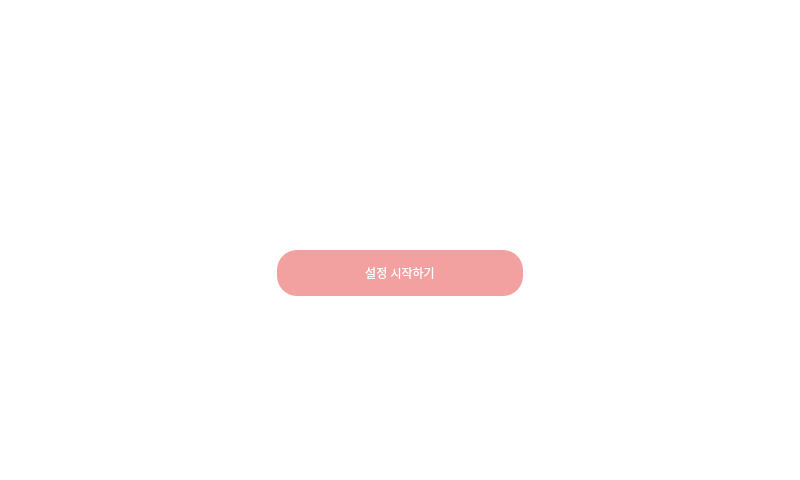
<?xml version="1.0" encoding="UTF-8"?>
<ui version="4.0">
 <class>initialSetupStartWidget</class>
 <widget class="QWidget" name="initialSetupStartWidget">
  <property name="geometry">
   <rect>
    <x>0</x>
    <y>0</y>
    <width>800</width>
    <height>480</height>
   </rect>
  </property>
  <property name="windowTitle">
   <string>Form</string>
  </property>
  <property name="styleSheet">
   <string notr="true">background-color: rgb(255, 255, 255)</string>
  </property>
  <widget class="QLabel" name="logo">
   <property name="geometry">
    <rect>
     <x>215</x>
     <y>100</y>
     <width>370</width>
     <height>130</height>
    </rect>
   </property>
   <property name="text">
    <string/>
   </property>
   <property name="pixmap">
    <pixmap resource="../resources.qrc">:/logo/icons/logo.png</pixmap>
   </property>
   <property name="scaledContents">
    <bool>true</bool>
   </property>
  </widget>
  <widget class="QPushButton" name="startButton">
   <property name="geometry">
    <rect>
     <x>277</x>
     <y>250</y>
     <width>246</width>
     <height>46</height>
    </rect>
   </property>
   <property name="styleSheet">
    <string notr="true">#startButton {
    background-color: rgb(242, 160, 160);
	font: 14pt &quot;나눔바른펜&quot;;
    color: white;
    border-radius: 20%;
}</string>
   </property>
   <property name="text">
    <string>설정 시작하기</string>
   </property>
  </widget>
 </widget>
 <resources>
  <include location="../resources.qrc"/>
 </resources>
 <connections/>
</ui>
